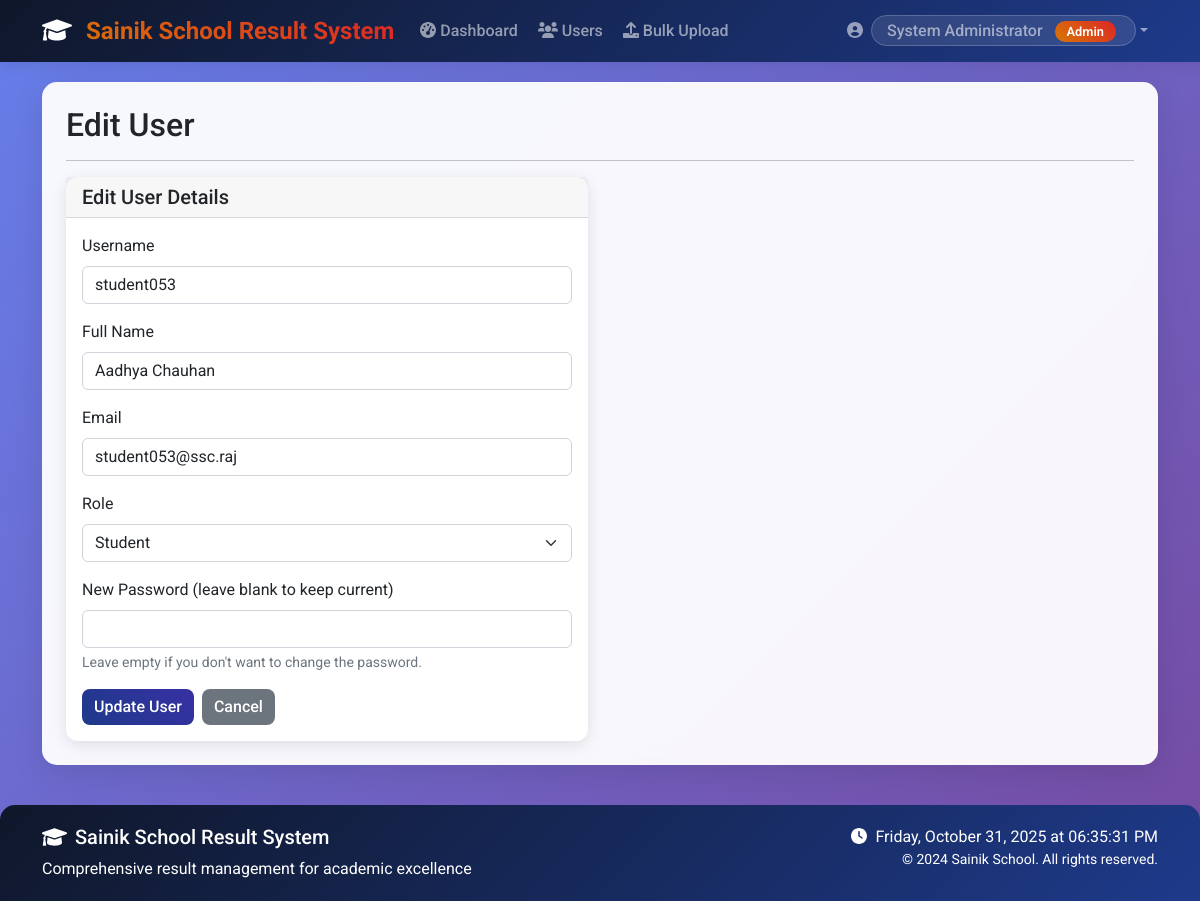
Page /admin/edit_user/95 (signed in) on the committed database.
### tables this page shows
CREATE TABLE users (
            id INTEGER PRIMARY KEY AUTOINCREMENT,
            username TEXT UNIQUE NOT NULL,
            password TEXT NOT NULL,
            role TEXT NOT NULL CHECK(role IN ('admin', 'teacher', 'student')),
            name TEXT NOT NULL,
            email TEXT,
            created_at TIMESTAMP DEFAULT CURRENT_TIMESTAMP
        );

### app.py (the view)
@app.route('/admin/edit_user/<int:user_id>')
@login_required
def edit_user(user_id):
    if current_user.role != 'admin':
        flash('Access denied!', 'danger')
        return redirect(url_for('index'))
    user = User.get_by_id(user_id)
    if not user:
        flash('User not found!', 'danger')
        return redirect(url_for('manage_users'))
    return render_template('edit_user.html', user=user)

### app.py (called while the page is built)
@login_manager.user_loader
def load_user(user_id):
    return LoginUser.get(user_id)

### auth.py (called while the page is built)
    @staticmethod
    def get(user_id):
        user = User.get_by_id(user_id)
        if user:
            return LoginUser(user.id, user.username, user.role, user.name)
        return None

### database.py (called while the page is built)
def get_db_connection():
    conn = sqlite3.connect('school_results.db')
    conn.row_factory = sqlite3.Row
    return conn

### models.py (called while the page is built)
    @staticmethod
    def get_by_id(user_id):
        conn = get_db_connection()
        user = conn.execute(
            'SELECT * FROM users WHERE id = ?', (user_id,)
        ).fetchone()
        conn.close()
        if user:
            return User(
                id=user['id'],
                username=user['username'],
                password=user['password'],
                role=user['role'],
                name=user['name'],
                email=user['email']
            )
        return None

### templates/edit_user.html (shortened to what this page needs)
{% extends "base.html" %}
{% block content %}
<div class="row">
    <div class="col-12">
        <h2>Edit User</h2>
        <hr>
    </div>
</div>
<div class="row">
    <div class="col-md-6">
        <div class="card">
            <div class="card-header">
                <h5 class="card-title mb-0">Edit User Details</h5>
            </div>
            <div class="card-body">
                <form id="editUserForm">
                    <div class="mb-3">
                        <label for="username" class="form-label">Username</label>
                        <input type="text" class="form-control" id="username" name="username" value="{{ user.username }}" required>
                    </div>
                    <div class="mb-3">
                        <label for="name" class="form-label">Full Name</label>
                        <input type="text" class="form-control" id="name" name="name" value="{{ user.name }}" required>
                    </div>
                    <div class="mb-3">
                        <label for="email" class="form-label">Email</label>
                        <input type="email" class="form-control" id="email" name="email" value="{{ user.email }}">
                    </div>
                    <div class="mb-3">
                        <label for="role" class="form-label">Role</label>
                        <select class="form-select" id="role" name="role" required>
                            <option value="student" {% if user.role == 'student' %}selected{% endif %}>Student</option>
                        </select>
                    </div>
                    <div class="mb-3">
                        <label for="password" class="form-label">New Password (leave blank to keep current)</label>
                        <input type="password" class="form-control" id="password" name="password">
                        <div class="form-text">Leave empty if you don't want to change the password.</div>
                    </div>
                    <div class="d-flex gap-2">
                        <button type="submit" class="btn btn-primary">Update User</button>
                        <a href="{{ url_for('manage_users') }}" class="btn btn-secondary">Cancel</a>
                    </div>
                </form>
            </div>
        </div>
    </div>
</div>
{% endblock %}

### templates/base.html (shortened to what this page needs)
<!DOCTYPE html>
<html lang="en">
<head>
    <link href="https://cdn.jsdelivr.net/npm/bootstrap@5.1.3/dist/css/bootstrap.min.css" rel="stylesheet">
    <link rel="stylesheet" href="https://cdnjs.cloudflare.com/ajax/libs/font-awesome/6.0.0/css/all.min.css">
    <link href="{{ url_for('static', filename='css/style.css') }}" rel="stylesheet">
</head>
<body>
    <nav class="navbar navbar-expand-lg navbar-dark bg-primary sticky-top">
        <div class="container">
            <a class="navbar-brand" href="{{ url_for('index') }}">
                <i class="fas fa-graduation-cap me-2"></i>
                Sainik School Result System
            </a>
            <div class="collapse navbar-collapse" id="navbarNav">
                <ul class="navbar-nav me-auto">
                    {% if current_user.is_authenticated %}
                        {% if current_user.role == 'admin' %}
                            <li class="nav-item">
                                <a class="nav-link" href="{{ url_for('admin_dashboard') }}">
                                    <i class="fas fa-tachometer-alt me-1"></i>Dashboard
                                </a>
                            </li>
                            <li class="nav-item">
                                <a class="nav-link" href="{{ url_for('manage_users') }}">
                                    <i class="fas fa-users me-1"></i>Users
                                </a>
                            </li>
                            <li class="nav-item">
                                <a class="nav-link" href="{{ url_for('upload_data') }}">
                                    <i class="fas fa-upload me-1"></i>Bulk Upload
                                </a>
                            </li>
                        {% endif %}
                    {% endif %}
                </ul>
                <div class="navbar-nav ms-auto">
                    {% if current_user.is_authenticated %}
                        <div class="nav-item dropdown">
                            <a class="nav-link dropdown-toggle" href="#" id="navbarDropdown" role="button" data-bs-toggle="dropdown">
                                <i class="fas fa-user-circle me-1"></i>
                                <span class="welcome-text">
                                    {{ current_user.name }}
                                    <span class="role-badge ms-2">{{ current_user.role|title }}</span>
                                </span>
                            </a>
                        </div>
                    {% else %}
                        <a class="nav-link" href="{{ url_for('login') }}">
                            <i class="fas fa-sign-in-alt me-1"></i>Login
                        </a>
                    {% endif %}
                </div>
            </div>
        </div>
    </nav>
    <div class="container">
        <div class="main-container p-4">
            {% block content %}{% endblock %}
        </div>
    </div>
    <footer class="footer">
        <div class="container">
            <div class="row">
                <div class="col-md-6">
                    <h5><i class="fas fa-graduation-cap me-2"></i>Sainik School Result System</h5>
                    <p class="mb-0">Comprehensive result management for academic excellence</p>
                </div>
                <div class="col-md-6 text-md-end">
                    <p class="mb-0">
                        <i class="fas fa-clock me-1"></i>
                        <span id="current-time"></span>
                    </p>
                    <p class="mb-0 small">
                        &copy; 2024 Sainik School. All rights reserved.
                    </p>
                </div>
            </div>
        </div>
    </footer>
</body>
</html>

### static/css/style.css (style rules this page uses)
body { background-color: #f8f9fa; }
.card { box-shadow: 0 0.125rem 0.25rem rgba(0, 0, 0, 0.075); border: 1px solid rgba(0, 0, 0, 0.125); }
.navbar-brand { font-weight: bold; }
.btn { border-radius: 0.375rem; }
.form-control, .form-select { border-radius: 0.375rem; }

### templates/base.html (style rules this page uses)
:root { --sainik-blue: #1e3a8a; --sainik-red: #dc2626; --sainik-gold: #d97706; --sainik-dark: #0f172a; }
body { font-family: 'Roboto', sans-serif; background: linear-gradient(135deg, #667eea 0%, #764ba2 100%); min-height: 100vh; }
.main-container { background: rgba(255, 255, 255, 0.95); backdrop-filter: blur(10px); border-radius: 15px; box-shadow: 0 8px 32px rgba(0, 0, 0, 0.1); margin-top: 20px; margin-bottom: 20px; min-height: calc(100vh - 140px); }
.navbar-brand { font-weight: 700; font-size: 1.5rem; background: linear-gradient(45deg, var(--sainik-gold), var(--sainik-red)); -webkit-background-clip: text; -webkit-text-fill-color: transparent; background-clip: text; }
.navbar { background: linear-gradient(135deg, var(--sainik-dark), var(--sainik-blue)) !important; box-shadow: 0 2px 15px rgba(0, 0, 0, 0.1); }
.nav-link { font-weight: 500; transition: all 0.3s ease; border-radius: 5px; margin: 0 2px; }
.welcome-text { background: rgba(255, 255, 255, 0.1); padding: 5px 15px; border-radius: 20px; border: 1px solid rgba(255, 255, 255, 0.2); }
.footer { background: linear-gradient(135deg, var(--sainik-dark), var(--sainik-blue)); color: white; padding: 20px 0; margin-top: 40px; border-radius: 15px 15px 0 0; }
.role-badge { background: linear-gradient(45deg, var(--sainik-gold), var(--sainik-red)); color: white; padding: 3px 12px; border-radius: 15px; font-size: 0.8rem; font-weight: 600; }
.card { transition: all 0.3s ease; border: none; border-radius: 12px; box-shadow: 0 4px 15px rgba(0, 0, 0, 0.1); }
.btn { border-radius: 8px; font-weight: 500; transition: all 0.3s ease; border: none; }
.btn-primary { background: linear-gradient(45deg, var(--sainik-blue), #3730a3); }

### rows in the picture
users: name "System Administrator", role "Admin"
users: username "student053", name "Aadhya Chauhan", email "student053@ssc.raj", role "Student"
